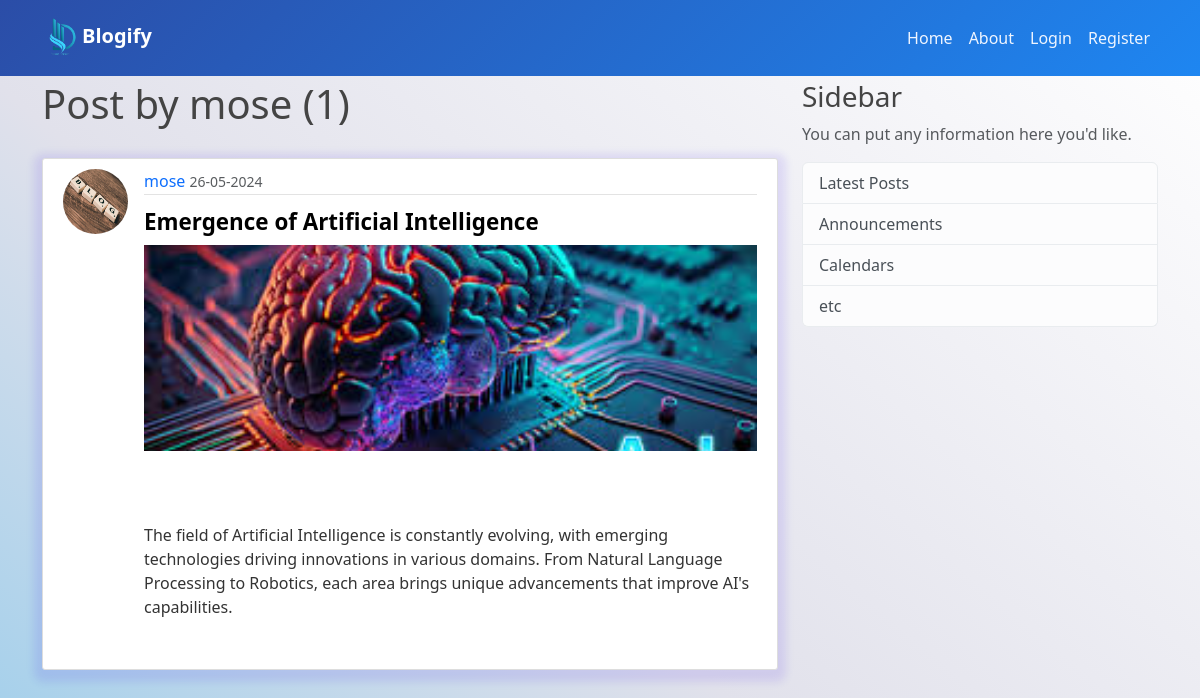
The app's page /user/mose, older data.
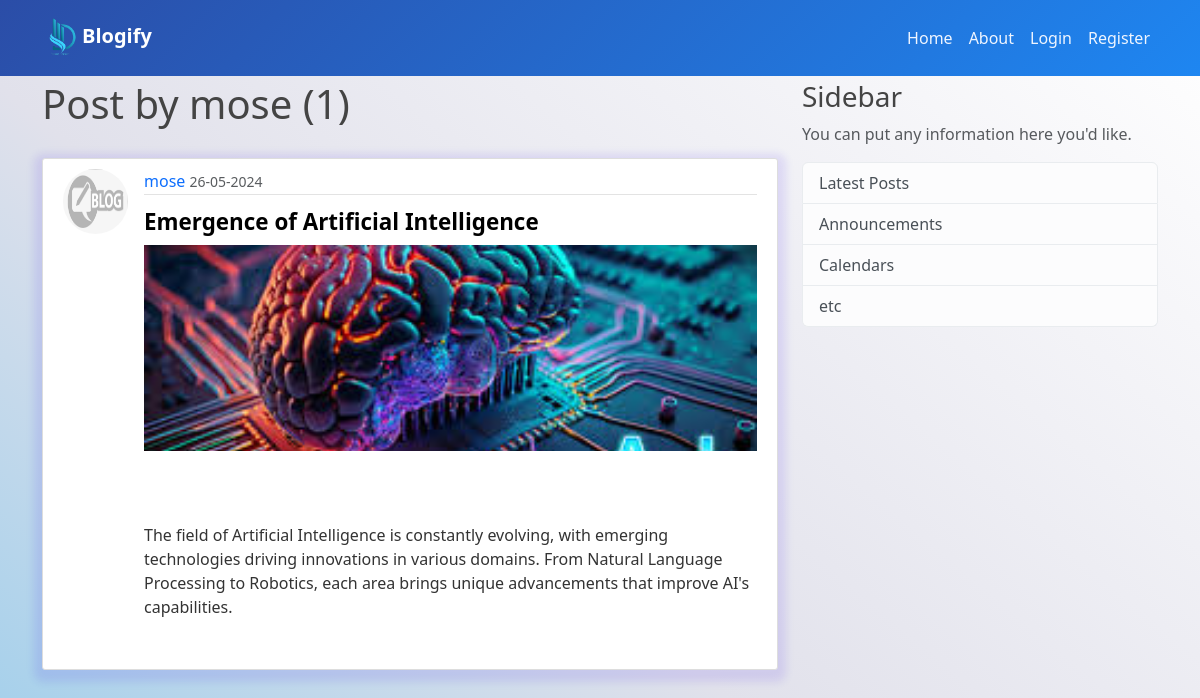
The same page, newer data.
### Blogify/model.py (models this page shows, shortened)
class Post(db.Model):
    id = db.Column(db.Integer, primary_key=True)
    title = db.Column(db.String(100), nullable=False)
    image_file = db.Column(db.String(20), nullable=False, default='default.jpg')
    date_posted = db.Column(db.DateTime, nullable=False, default=datetime.utcnow)
    content = db.Column(db.Text, nullable=False)
    user_id = db.Column(db.Integer, db.ForeignKey('user.id'), nullable=False)

class User(db.Model, UserMixin):
    id = db.Column(db.Integer, primary_key=True)
    username = db.Column(db.String(20), unique=True, nullable=False)
    email = db.Column(db.String(120), unique=True, nullable=False)
    image_file = db.Column(db.String(20), nullable=False, default='default.jpg')
    password = db.Column(db.String(60), nullable=False)
    posts = db.relationship('Post', backref='author', lazy=True)

### Blogify/route.py (the view)
@app.route('/user/<string:username>')
def user_post(username):
    page = request.args.get('page', 1, type=int)
    user = User.query.filter_by(username=username)\
        .first_or_404()
    per_page = 2
    posts = Post.query.filter_by(author=user)\
        .order_by(Post.date_posted.desc())\
        .paginate(page=page, per_page=per_page)
    return render_template('users_post.html', posts=posts, user=user)

### Blogify/templates/users_post.html
{% extends "main.html" %}
{% block content %}
    <h1 class="mb-3 ">Post by {{ user.username }} ({{ posts.total }})</h1>
    {% for post in posts.items %}
    <article class="media content-section">
      {% if post.author.image_file.startswith('profile/') %}
        <img class="rounded-circle article-img" src="{{ url_for('static', filename=post.author.image_file) }}">        {% else %}
        <img class="rounded-circle article-img" src="{{ post.author.image_file }}">
      {% endif %}
        <div class="media-body">
          <div class="article-metadata">
            <a class="mr-2" href="{{ url_for('user_post', username=post.author.username ) }}">{{ post.author.username }}</a>
            <small class="text-muted">{{ post.date_posted.strftime('%d-%m-%Y') }}</small>
          </div>
          <h2><a class="article-title text-decoration-none" href="{{ url_for('post', post_id=post.id) }}">{{ post.title }}</a></h2>
          <img style="width: 100%; object-fit: cover; height: 206px;" src="{{ post.image_file }}" alt="">
          <p class="article-content">
            {% set too_long_threshold = 300 %}
            {% if post.content|length > too_long_threshold %}
              <span class="truncated-content">{{ post.content[:too_long_threshold] }}</span>
              <span class="full-content" style="display: none;">{{ post.content }}</span>
              <a href="#" class="toggle-content text-decoration-none" data-full-content="{{ post.content }}">Read More....</a>
            {% else %}
              {{ post.content }}
            {% endif %}
          </p>
        </div>
      </article>
    {% endfor %}
{% endblock content %}

Row changes from the older to the newer data that the page shows:
changed through a linked row, Post "Emergence of Artificial Intelligence": author.image_file: a different picture
